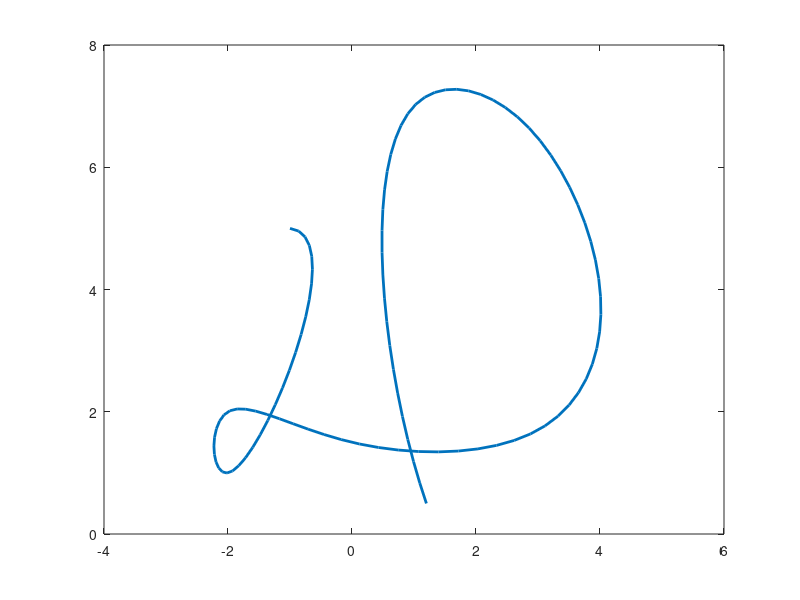

This figure's MATLAB source:
n = 11;
t = 1:n;
x = [-1 -0.9 -2 -2 0 3 4 2.8 1 0.5 1.2];
y = [5 3 1 2 1.5 1.7 4 6.7 7 4.2 0.5];
Sx = spline(t, x);
Sy = spline(t, y);
tt = linspace(1, n, 100);
xx = ppval(Sx, tt);
yy = ppval(Sy, tt);
plot(xx, yy, 'LineWidth', 2);
